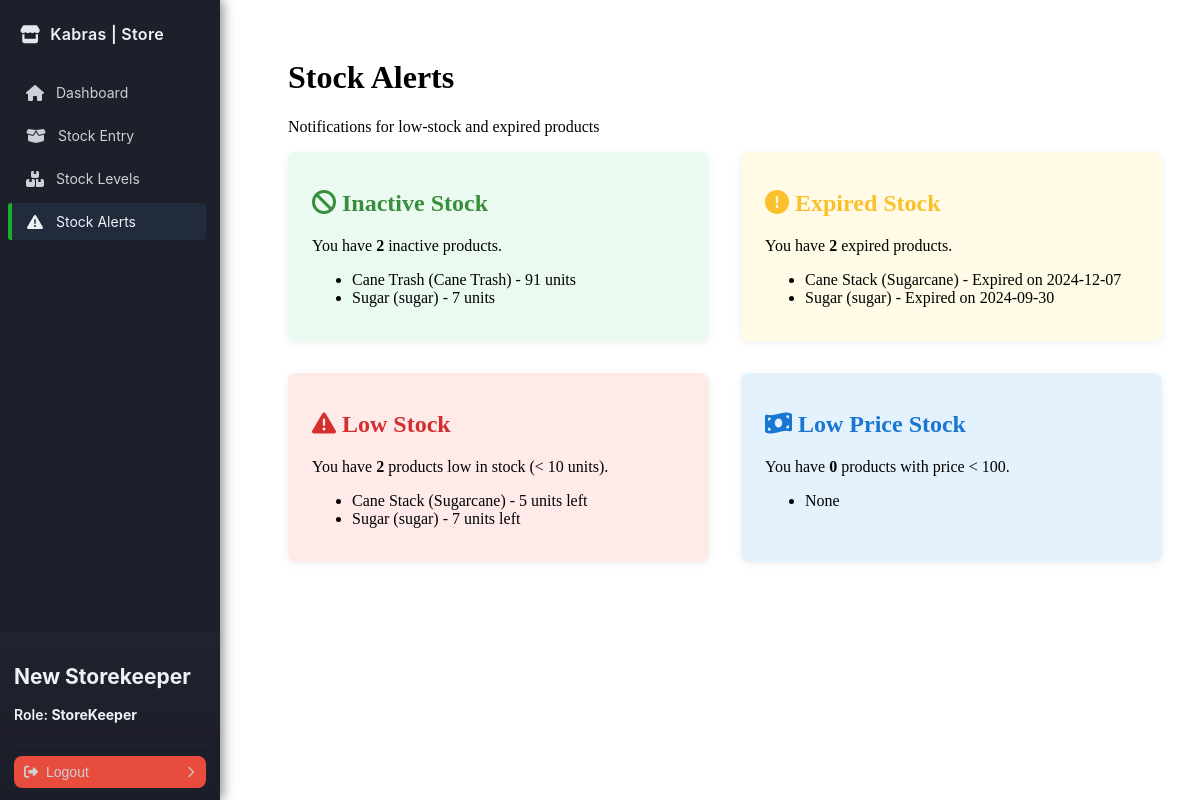
The app's page /storekeeper/stock_alerts.php (signed in), older data.
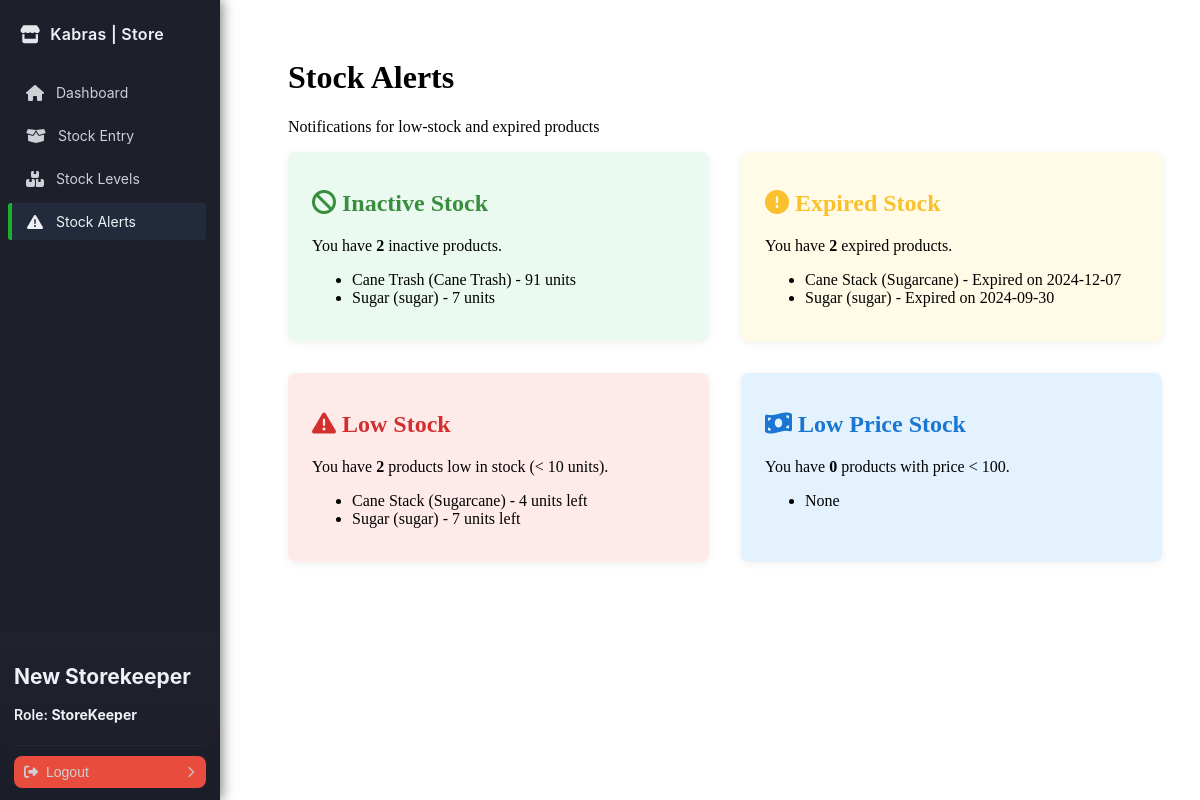
The same page, newer data.
### tables this page shows
CREATE TABLE `products` (
  `id` int NOT NULL AUTO_INCREMENT,
  `name` varchar(100) NOT NULL,
  `category` varchar(50) DEFAULT NULL,
  `description` text,
  `price` decimal(10,2) NOT NULL,
  `stock_quantity` int DEFAULT '0',
  `unit` varchar(20) DEFAULT NULL,
  `batch_number` varchar(50) DEFAULT NULL,
  `expiry_date` date DEFAULT NULL,
  `production_date` date DEFAULT NULL,
  `supplier` varchar(100) DEFAULT NULL,
  `status` varchar(20) DEFAULT 'active',
  `created_by` int DEFAULT NULL,
  `created_at` timestamp NULL DEFAULT CURRENT_TIMESTAMP,
  `updated_at` timestamp NULL DEFAULT CURRENT_TIMESTAMP ON UPDATE CURRENT_TIMESTAMP,
  PRIMARY KEY (`id`),
  KEY `created_by` (`created_by`),
  CONSTRAINT `products_ibfk_1` FOREIGN KEY (`created_by`) REFERENCES `users` (`id`)
);

### config/database.php (called while the page is built, shortened)
<?php
class Database
{
    private $host = 'localhost';
    private $db   = 'kabras_store';
    private $user = 'root';
    private $pass = 'Hunter42.';
    private $charset = 'utf8mb4';
    public function connect()
    {
        $dsn = "mysql:host={$this->host};dbname={$this->db};charset={$this->charset}";
        try {
            $this->pdo = new PDO($dsn, $this->user, $this->pass, [
                PDO::ATTR_ERRMODE => PDO::ERRMODE_EXCEPTION,
                PDO::ATTR_DEFAULT_FETCH_MODE => PDO::FETCH_ASSOC,
            ]);
            return $this->pdo;
        } catch (PDOException $e) {
            die('Database connection failed: ' . $e->getMessage());
        }
    }
}

### handlers/ProductHandler.php (called while the page is built, shortened)
<?php
require_once __DIR__ . '/../config/database.php';
class ProductHandler
{
    private $db;
    public function __construct()
    {
        $this->db = (new Database())->connect();
    }
    public function getAllProducts()
    {
        $sql = "SELECT * FROM products ORDER BY created_at DESC";
        $stmt = $this->db->query($sql);
        return $stmt->fetchAll(PDO::FETCH_ASSOC);
    }
}

### storekeeper/stock_alerts.php (the view, shortened to what this page needs)
<?php
require_once '../handlers/AuthHandler.php';
require_once '../handlers/ProductHandler.php';
$productHandler = new ProductHandler();
$products = $productHandler->getAllProducts();
$inactive = [];
$expired = [];
$lowStock = [];
$lowPrice = [];
$today = date('Y-m-d');
foreach ($products as $product) {
    if (isset($product['status']) && strtolower($product['status']) === 'inactive') {
        $inactive[] = $product;
    }
    if (!empty($product['expiry_date']) && strtotime($product['expiry_date']) < strtotime($today)) {
        $expired[] = $product;
    }
    if (is_numeric($product['stock_quantity']) && $product['stock_quantity'] < 10) {
        $lowStock[] = $product;
    }
}
?>
<!DOCTYPE html>
<html lang="en">
<head>
    <link rel="stylesheet" href="../assets/css/sidebar.css">
    <link rel="stylesheet" href="../assets/css/stock_alerts.css">
</head>
<body>
    <?php include '../includes/sidebar.php'; ?>
    <main class="main-content">
        <h1>Stock Alerts</h1>
        <p class="subtitle">Notifications for low-stock and expired products</p>
        <div class="alerts-container">
            <div class="alert-card inactive-stock">
                <h2 class="inactive-title"><i class="fas fa-ban"></i> Inactive Stock</h2>
                <p>You have <strong><?php echo count($inactive); ?></strong> inactive products.</p>
                <ul>
                    <?php foreach ($inactive as $p): ?>
                        <li><?php echo htmlspecialchars($p['name']); ?> (<?php echo htmlspecialchars($p['category']); ?>) -
                            <?php echo $p['stock_quantity']; ?> units</li>
                    <?php endforeach; ?>
                </ul>
            </div>
            <div class="alert-card expired-stock">
                <h2 class="expired-title"><i class="fas fa-exclamation-circle"></i> Expired Stock</h2>
                <p>You have <strong><?php echo count($expired); ?></strong> expired products.</p>
                <ul>
                    <?php foreach ($expired as $p): ?>
                        <li><?php echo htmlspecialchars($p['name']); ?> (<?php echo htmlspecialchars($p['category']); ?>) -
                            Expired on <?php echo date('Y-m-d', strtotime($p['expiry_date'])); ?></li>
                    <?php endforeach; ?>
                </ul>
            </div>
            <div class="alert-card low-stock">
                <h2 class="low-title"><i class="fas fa-exclamation-triangle"></i> Low Stock</h2>
                <p>You have <strong><?php echo count($lowStock); ?></strong> products low in stock (&lt; 10 units).</p>
                <ul>
                    <?php foreach ($lowStock as $p): ?>
                        <li><?php echo htmlspecialchars($p['name']); ?> (<?php echo htmlspecialchars($p['category']); ?>) -
                            <?php echo $p['stock_quantity']; ?> units left</li>
                    <?php endforeach; ?>
                </ul>
            </div>
            <div class="alert-card low-price">
                <h2 class="price-title"><i class="fas fa-money-bill-wave"></i> Low Price Stock</h2>
                <p>You have <strong><?php echo count($lowPrice); ?></strong> products with price &lt; 100.</p>
                <ul>
                    <?php if (empty($lowPrice)): ?><li>None</li><?php endif; ?>
                </ul>
            </div>
        </div>
    </main>
</body>
</html>

Row changes from the older to the newer data that the page shows:
changed products "Cane Stack": stock_quantity "5" → "4"
